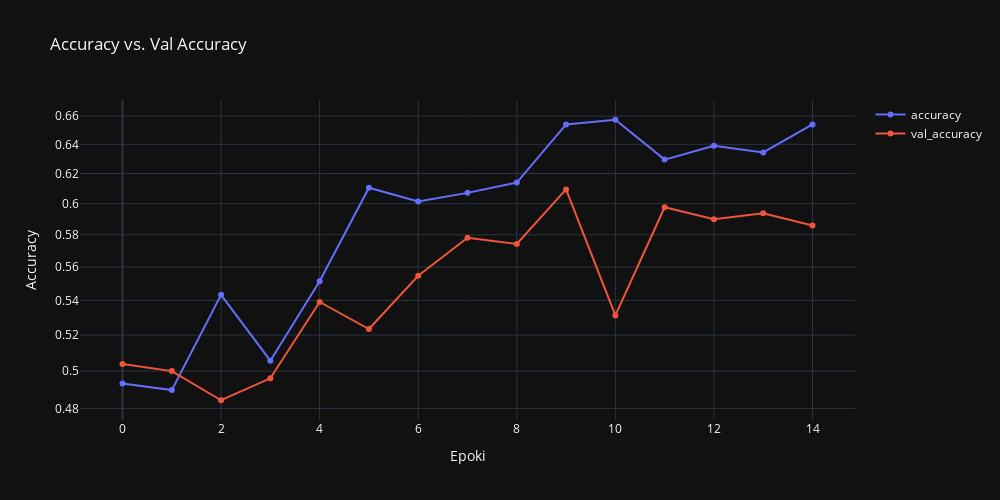
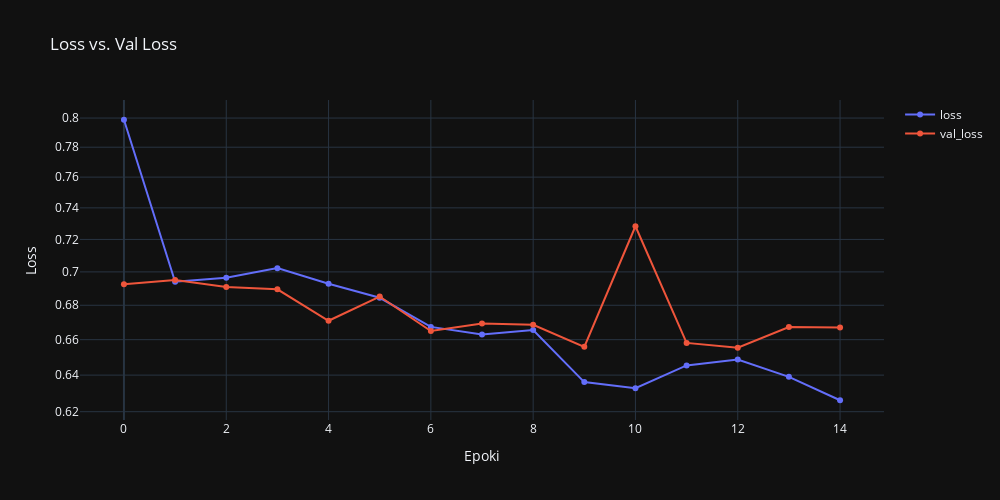

The notebook cell saved with these charts, in order:
### Code cell
def plot_hist(history):
    hist = pd.DataFrame(history.history)
    hist['epoch'] = history.epoch

    fig = go.Figure()
    fig.add_trace(go.Scatter(x=hist['epoch'], y=hist['accuracy'], name='accuracy', mode='markers+lines'))
    fig.add_trace(go.Scatter(x=hist['epoch'], y=hist['val_accuracy'], name='val_accuracy', mode='markers+lines'))
    fig.update_layout(width=1000, height=500, title='Accuracy vs. Val Accuracy', xaxis_title='Epoki', yaxis_title='Accuracy', yaxis_type='log')
    fig.show()

    fig = go.Figure()
    fig.add_trace(go.Scatter(x=hist['epoch'], y=hist['loss'], name='loss', mode='markers+lines'))
    fig.add_trace(go.Scatter(x=hist['epoch'], y=hist['val_loss'], name='val_loss', mode='markers+lines'))
    fig.update_layout(width=1000, height=500, title='Loss vs. Val Loss', xaxis_title='Epoki', yaxis_title='Loss', yaxis_type='log')
    fig.show()

plot_hist(history)

### Figure 1 — Plotly figure (JSON) as saved in the notebook; plotly's stock layout.template omitted (floating-point values rounded to 4 significant figures)
{"data": [{"mode": "markers+lines", "name": "accuracy", "x": [0, 1, 2, 3, 4, 5, 6, 7, 8, 9, 10, 11, 12, 13, 14], "y": [0.4933, 0.4897, 0.5433, 0.5057, 0.5513, 0.6105, 0.6014, 0.6071, 0.6139, 0.654, 0.6574, 0.6295, 0.639, 0.6344, 0.654], "type": "scatter"}, {"mode": "markers+lines", "name": "val_accuracy", "x": [0, 1, 2, 3, 4, 5, 6, 7, 8, 9, 10, 11, 12, 13, 14], "y": [0.5039, 0.5, 0.4844, 0.4961, 0.5391, 0.5234, 0.5547, 0.5781, 0.5742, 0.6094, 0.5312, 0.5977, 0.5898, 0.5938, 0.5859], "type": "scatter"}], "layout": {"yaxis": {"title": {"text": "Accuracy"}, "type": "log"}, "width": 1000, "height": 500, "title": {"text": "Accuracy vs. Val Accuracy"}, "xaxis": {"title": {"text": "Epoki"}}}}

### Figure 2 — Plotly figure (JSON) as saved in the notebook; plotly's stock layout.template omitted (floating-point values rounded to 4 significant figures)
{"data": [{"mode": "markers+lines", "name": "loss", "x": [0, 1, 2, 3, 4, 5, 6, 7, 8, 9, 10, 11, 12, 13, 14], "y": [0.7988, 0.694, 0.6964, 0.7023, 0.6928, 0.6844, 0.6674, 0.6629, 0.6656, 0.6361, 0.6328, 0.6454, 0.6487, 0.6391, 0.6262], "type": "scatter"}, {"mode": "markers+lines", "name": "val_loss", "x": [0, 1, 2, 3, 4, 5, 6, 7, 8, 9, 10, 11, 12, 13, 14], "y": [0.6926, 0.6951, 0.6909, 0.6895, 0.6709, 0.6852, 0.665, 0.6693, 0.6686, 0.6559, 0.7283, 0.6581, 0.6554, 0.6672, 0.667], "type": "scatter"}], "layout": {"yaxis": {"title": {"text": "Loss"}, "type": "log"}, "width": 1000, "height": 500, "title": {"text": "Loss vs. Val Loss"}, "xaxis": {"title": {"text": "Epoki"}}}}
